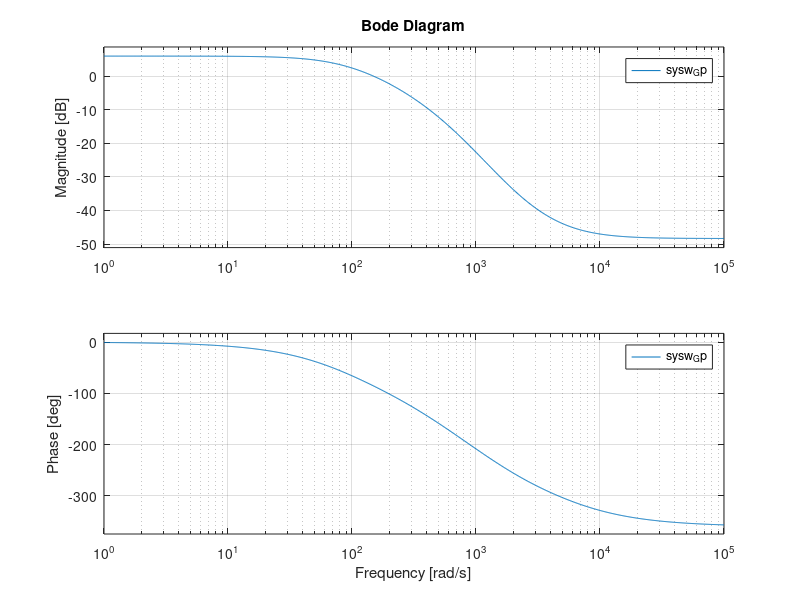

This figure's MATLAB source:
%this code designs the degital system to make the Lead Controller.
clc
clear
close all

%define the motor system from control lab
s = tf('s');
Gp = 2.388E5/(0.002*s^3+3.765*s^2+1621*s+1.194E5);
Ts = 0.001;
sysd_Gp = c2d(Gp, Ts, 'ZOH')

%find the w transform
sysw_Gp = d2c(sysd_Gp, 'tustin')
bode(sysw_Gp)